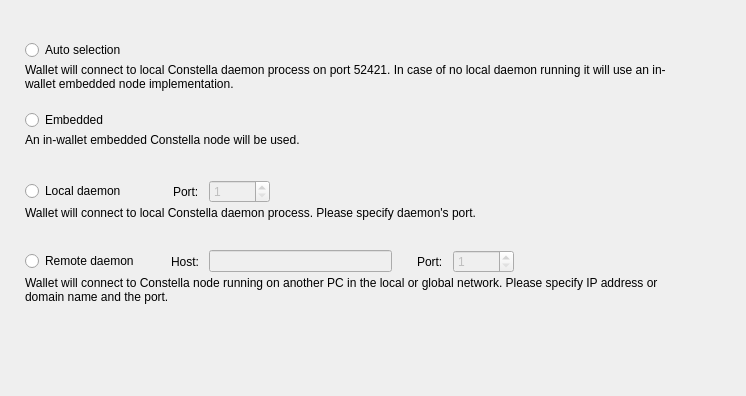
<?xml version="1.0" encoding="UTF-8"?>
<ui version="4.0">
 <class>ConnectionOptionsFrame</class>
 <widget class="QFrame" name="ConnectionOptionsFrame">
  <property name="geometry">
   <rect>
    <x>0</x>
    <y>0</y>
    <width>746</width>
    <height>396</height>
   </rect>
  </property>
  <property name="windowTitle">
   <string>Frame</string>
  </property>
  <property name="frameShape">
   <enum>QFrame::NoFrame</enum>
  </property>
  <property name="frameShadow">
   <enum>QFrame::Raised</enum>
  </property>
  <layout class="QVBoxLayout" name="verticalLayout_5">
   <property name="spacing">
    <number>0</number>
   </property>
   <property name="leftMargin">
    <number>25</number>
   </property>
   <property name="topMargin">
    <number>40</number>
   </property>
   <property name="rightMargin">
    <number>49</number>
   </property>
   <item>
    <widget class="QWidget" name="widget" native="true">
     <property name="sizePolicy">
      <sizepolicy hsizetype="Preferred" vsizetype="Fixed">
       <horstretch>0</horstretch>
       <verstretch>0</verstretch>
      </sizepolicy>
     </property>
     <property name="minimumSize">
      <size>
       <width>0</width>
       <height>70</height>
      </size>
     </property>
     <property name="maximumSize">
      <size>
       <width>16777215</width>
       <height>70</height>
      </size>
     </property>
     <layout class="QVBoxLayout" name="verticalLayout" stretch="0,1">
      <property name="spacing">
       <number>3</number>
      </property>
      <property name="leftMargin">
       <number>0</number>
      </property>
      <property name="topMargin">
       <number>0</number>
      </property>
      <property name="rightMargin">
       <number>0</number>
      </property>
      <property name="bottomMargin">
       <number>0</number>
      </property>
      <item>
       <widget class="QRadioButton" name="m_autoRadio">
        <property name="text">
         <string>Auto selection</string>
        </property>
        <attribute name="buttonGroup">
         <string notr="true">m_connectionButtonGroup</string>
        </attribute>
       </widget>
      </item>
      <item alignment="Qt::AlignTop">
       <widget class="WalletGui::WalletSmallGrayTextLabel" name="m_autoHelperLabel">
        <property name="text">
         <string>Wallet will connect to local Constella daemon process on port 52421. In case of no local daemon running it will use an in-wallet embedded node implementation.</string>
        </property>
        <property name="alignment">
         <set>Qt::AlignLeading|Qt::AlignLeft|Qt::AlignTop</set>
        </property>
        <property name="wordWrap">
         <bool>true</bool>
        </property>
        <property name="indent">
         <number>0</number>
        </property>
       </widget>
      </item>
     </layout>
    </widget>
   </item>
   <item>
    <widget class="QWidget" name="widget_2" native="true">
     <property name="sizePolicy">
      <sizepolicy hsizetype="Preferred" vsizetype="Fixed">
       <horstretch>0</horstretch>
       <verstretch>0</verstretch>
      </sizepolicy>
     </property>
     <property name="minimumSize">
      <size>
       <width>0</width>
       <height>70</height>
      </size>
     </property>
     <property name="maximumSize">
      <size>
       <width>16777215</width>
       <height>70</height>
      </size>
     </property>
     <layout class="QVBoxLayout" name="verticalLayout_2" stretch="0,1">
      <property name="spacing">
       <number>3</number>
      </property>
      <property name="leftMargin">
       <number>0</number>
      </property>
      <property name="topMargin">
       <number>0</number>
      </property>
      <property name="rightMargin">
       <number>0</number>
      </property>
      <property name="bottomMargin">
       <number>0</number>
      </property>
      <item>
       <widget class="QRadioButton" name="m_embeddedRadio">
        <property name="text">
         <string>Embedded</string>
        </property>
        <attribute name="buttonGroup">
         <string notr="true">m_connectionButtonGroup</string>
        </attribute>
       </widget>
      </item>
      <item alignment="Qt::AlignTop">
       <widget class="WalletGui::WalletSmallGrayTextLabel" name="m_embeddedHelperLabel">
        <property name="text">
         <string>An in-wallet embedded Constella node will be used.</string>
        </property>
        <property name="alignment">
         <set>Qt::AlignLeading|Qt::AlignLeft|Qt::AlignTop</set>
        </property>
        <property name="wordWrap">
         <bool>true</bool>
        </property>
        <property name="indent">
         <number>0</number>
        </property>
       </widget>
      </item>
     </layout>
    </widget>
   </item>
   <item>
    <widget class="QWidget" name="widget_3" native="true">
     <property name="sizePolicy">
      <sizepolicy hsizetype="Preferred" vsizetype="Fixed">
       <horstretch>0</horstretch>
       <verstretch>0</verstretch>
      </sizepolicy>
     </property>
     <property name="minimumSize">
      <size>
       <width>0</width>
       <height>70</height>
      </size>
     </property>
     <property name="maximumSize">
      <size>
       <width>16777215</width>
       <height>70</height>
      </size>
     </property>
     <layout class="QVBoxLayout" name="verticalLayout_3" stretch="0,1">
      <property name="spacing">
       <number>3</number>
      </property>
      <property name="leftMargin">
       <number>0</number>
      </property>
      <property name="topMargin">
       <number>0</number>
      </property>
      <property name="rightMargin">
       <number>0</number>
      </property>
      <property name="bottomMargin">
       <number>0</number>
      </property>
      <item>
       <layout class="QHBoxLayout" name="horizontalLayout">
        <property name="spacing">
         <number>10</number>
        </property>
        <item>
         <widget class="QRadioButton" name="m_localRadio">
          <property name="text">
           <string>Local daemon</string>
          </property>
          <attribute name="buttonGroup">
           <string notr="true">m_connectionButtonGroup</string>
          </attribute>
         </widget>
        </item>
        <item>
         <spacer name="horizontalSpacer">
          <property name="orientation">
           <enum>Qt::Horizontal</enum>
          </property>
          <property name="sizeType">
           <enum>QSizePolicy::Fixed</enum>
          </property>
          <property name="sizeHint" stdset="0">
           <size>
            <width>37</width>
            <height>20</height>
           </size>
          </property>
         </spacer>
        </item>
        <item>
         <widget class="QLabel" name="label">
          <property name="text">
           <string>Port:</string>
          </property>
         </widget>
        </item>
        <item alignment="Qt::AlignVCenter">
         <widget class="QSpinBox" name="m_localPortSpin">
          <property name="enabled">
           <bool>false</bool>
          </property>
          <property name="minimum">
           <number>1</number>
          </property>
          <property name="maximum">
           <number>65535</number>
          </property>
          <property name="value">
           <number>1</number>
          </property>
         </widget>
        </item>
        <item>
         <spacer name="horizontalSpacer_2">
          <property name="orientation">
           <enum>Qt::Horizontal</enum>
          </property>
          <property name="sizeHint" stdset="0">
           <size>
            <width>40</width>
            <height>20</height>
           </size>
          </property>
         </spacer>
        </item>
       </layout>
      </item>
      <item alignment="Qt::AlignTop">
       <widget class="WalletGui::WalletSmallGrayTextLabel" name="m_localHelperLabel">
        <property name="text">
         <string>Wallet will connect to local Constella daemon process. Please specify daemon's port.</string>
        </property>
        <property name="alignment">
         <set>Qt::AlignLeading|Qt::AlignLeft|Qt::AlignTop</set>
        </property>
        <property name="wordWrap">
         <bool>true</bool>
        </property>
        <property name="indent">
         <number>0</number>
        </property>
       </widget>
      </item>
     </layout>
    </widget>
   </item>
   <item>
    <widget class="QWidget" name="widget_4" native="true">
     <property name="sizePolicy">
      <sizepolicy hsizetype="Preferred" vsizetype="Fixed">
       <horstretch>0</horstretch>
       <verstretch>0</verstretch>
      </sizepolicy>
     </property>
     <property name="minimumSize">
      <size>
       <width>0</width>
       <height>70</height>
      </size>
     </property>
     <property name="maximumSize">
      <size>
       <width>16777215</width>
       <height>70</height>
      </size>
     </property>
     <layout class="QVBoxLayout" name="verticalLayout_4" stretch="0,1">
      <property name="spacing">
       <number>3</number>
      </property>
      <property name="leftMargin">
       <number>0</number>
      </property>
      <property name="topMargin">
       <number>0</number>
      </property>
      <property name="rightMargin">
       <number>0</number>
      </property>
      <property name="bottomMargin">
       <number>0</number>
      </property>
      <item>
       <layout class="QHBoxLayout" name="horizontalLayout_2">
        <property name="spacing">
         <number>10</number>
        </property>
        <item>
         <widget class="QRadioButton" name="m_remoteRadio">
          <property name="text">
           <string>Remote daemon</string>
          </property>
          <attribute name="buttonGroup">
           <string notr="true">m_connectionButtonGroup</string>
          </attribute>
         </widget>
        </item>
        <item>
         <spacer name="horizontalSpacer_3">
          <property name="orientation">
           <enum>Qt::Horizontal</enum>
          </property>
          <property name="sizeType">
           <enum>QSizePolicy::Fixed</enum>
          </property>
          <property name="sizeHint" stdset="0">
           <size>
            <width>22</width>
            <height>20</height>
           </size>
          </property>
         </spacer>
        </item>
        <item>
         <widget class="QLabel" name="label_2">
          <property name="text">
           <string>Host:</string>
          </property>
         </widget>
        </item>
        <item>
         <widget class="QLineEdit" name="m_remoteHostEdit">
          <property name="enabled">
           <bool>false</bool>
          </property>
         </widget>
        </item>
        <item>
         <spacer name="horizontalSpacer_5">
          <property name="orientation">
           <enum>Qt::Horizontal</enum>
          </property>
          <property name="sizeType">
           <enum>QSizePolicy::Fixed</enum>
          </property>
          <property name="sizeHint" stdset="0">
           <size>
            <width>15</width>
            <height>20</height>
           </size>
          </property>
         </spacer>
        </item>
        <item>
         <widget class="QLabel" name="label_3">
          <property name="text">
           <string>Port:</string>
          </property>
         </widget>
        </item>
        <item alignment="Qt::AlignVCenter">
         <widget class="QSpinBox" name="m_remotePortSpin">
          <property name="enabled">
           <bool>false</bool>
          </property>
          <property name="minimum">
           <number>1</number>
          </property>
          <property name="maximum">
           <number>65535</number>
          </property>
          <property name="value">
           <number>1</number>
          </property>
         </widget>
        </item>
        <item>
         <spacer name="horizontalSpacer_4">
          <property name="orientation">
           <enum>Qt::Horizontal</enum>
          </property>
          <property name="sizeHint" stdset="0">
           <size>
            <width>40</width>
            <height>20</height>
           </size>
          </property>
         </spacer>
        </item>
       </layout>
      </item>
      <item alignment="Qt::AlignTop">
       <widget class="WalletGui::WalletSmallGrayTextLabel" name="m_remoteHelperLabel">
        <property name="text">
         <string>Wallet will connect to Constella node running on another PC in the local or global network. Please specify IP address or domain name and the port.</string>
        </property>
        <property name="alignment">
         <set>Qt::AlignLeading|Qt::AlignLeft|Qt::AlignTop</set>
        </property>
        <property name="wordWrap">
         <bool>true</bool>
        </property>
        <property name="indent">
         <number>0</number>
        </property>
       </widget>
      </item>
     </layout>
    </widget>
   </item>
   <item>
    <spacer name="verticalSpacer">
     <property name="orientation">
      <enum>Qt::Vertical</enum>
     </property>
     <property name="sizeHint" stdset="0">
      <size>
       <width>665</width>
       <height>61</height>
      </size>
     </property>
    </spacer>
   </item>
  </layout>
 </widget>
 <customwidgets>
  <customwidget>
   <class>WalletGui::WalletSmallGrayTextLabel</class>
   <extends>QLabel</extends>
   <header>Gui/Common/WalletTextLabel.h</header>
  </customwidget>
 </customwidgets>
 <resources/>
 <connections>
  <connection>
   <sender>m_remoteHostEdit</sender>
   <signal>textChanged(QString)</signal>
   <receiver>ConnectionOptionsFrame</receiver>
   <slot>remoteHostNameChanged(QString)</slot>
   <hints>
    <hint type="sourcelabel">
     <x>390</x>
     <y>319</y>
    </hint>
    <hint type="destinationlabel">
     <x>372</x>
     <y>197</y>
    </hint>
   </hints>
  </connection>
  <connection>
   <sender>m_connectionButtonGroup</sender>
   <signal>buttonClicked(int)</signal>
   <receiver>ConnectionOptionsFrame</receiver>
   <slot>connectionButtonClicked(int)</slot>
   <hints>
    <hint type="sourcelabel">
     <x>-1</x>
     <y>-1</y>
    </hint>
    <hint type="destinationlabel">
     <x>372</x>
     <y>197</y>
    </hint>
   </hints>
  </connection>
  <connection>
   <sender>m_remoteRadio</sender>
   <signal>toggled(bool)</signal>
   <receiver>m_remoteHostEdit</receiver>
   <slot>setEnabled(bool)</slot>
   <hints>
    <hint type="sourcelabel">
     <x>88</x>
     <y>264</y>
    </hint>
    <hint type="destinationlabel">
     <x>312</x>
     <y>263</y>
    </hint>
   </hints>
  </connection>
  <connection>
   <sender>m_remoteRadio</sender>
   <signal>toggled(bool)</signal>
   <receiver>m_remotePortSpin</receiver>
   <slot>setEnabled(bool)</slot>
   <hints>
    <hint type="sourcelabel">
     <x>88</x>
     <y>264</y>
    </hint>
    <hint type="destinationlabel">
     <x>498</x>
     <y>263</y>
    </hint>
   </hints>
  </connection>
  <connection>
   <sender>m_localRadio</sender>
   <signal>toggled(bool)</signal>
   <receiver>m_localPortSpin</receiver>
   <slot>setEnabled(bool)</slot>
   <hints>
    <hint type="sourcelabel">
     <x>81</x>
     <y>194</y>
    </hint>
    <hint type="destinationlabel">
     <x>270</x>
     <y>193</y>
    </hint>
   </hints>
  </connection>
 </connections>
 <slots>
  <slot>remoteHostNameChanged(QString)</slot>
  <slot>connectionButtonClicked(int)</slot>
 </slots>
 <buttongroups>
  <buttongroup name="m_connectionButtonGroup"/>
 </buttongroups>
</ui>
